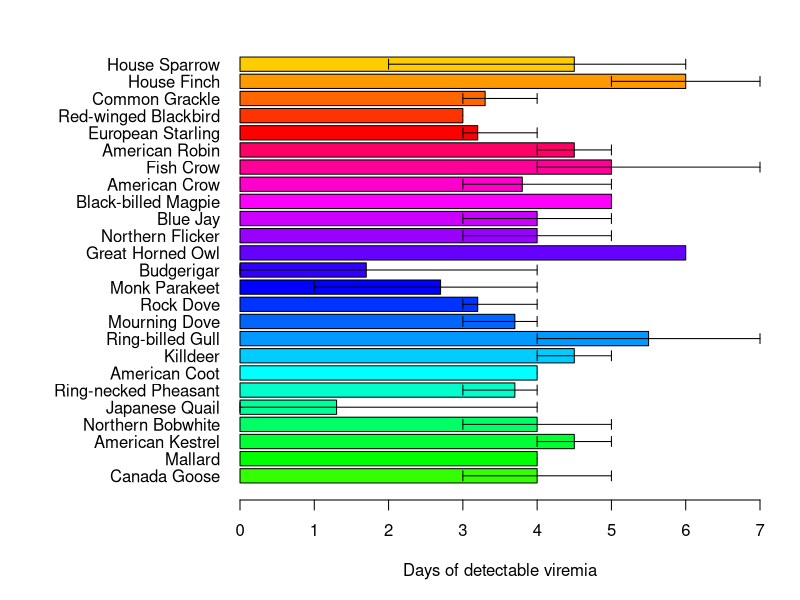
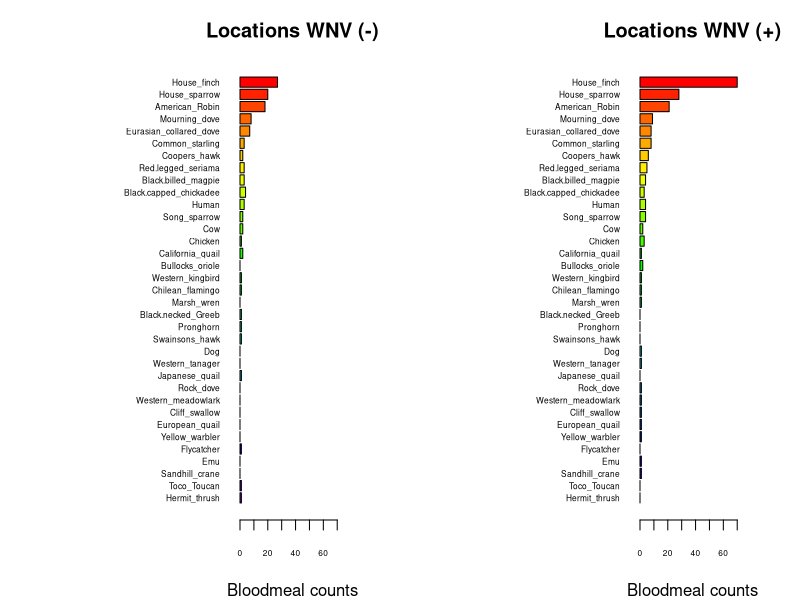

Recreate these plots in R, in order.
## ---- chunk 1
knitr::opts_chunk$set(echo = TRUE)
## ---- chunk 2
# Manually transcribe duration (mean, lo, hi) from the last table column
duration <- data.frame(
  Bird = c("Canada Goose","Mallard", 
           "American Kestrel","Northern Bobwhite",
           "Japanese Quail","Ring-necked Pheasant",
           "American Coot","Killdeer",
           "Ring-billed Gull","Mourning Dove",
           "Rock Dove","Monk Parakeet",
           "Budgerigar","Great Horned Owl",
           "Northern Flicker","Blue Jay",
           "Black-billed Magpie","American Crow",
           "Fish Crow","American Robin",
           "European Starling","Red-winged Blackbird",
           "Common Grackle","House Finch","House Sparrow"),
  mean = c(4.0,4.0,4.5,4.0,1.3,3.7,4.0,4.5,5.5,3.7,3.2,2.7,1.7,6.0,4.0,
           4.0,5.0,3.8,5.0,4.5,3.2,3.0,3.3,6.0,4.5),
  lo   = c(3,4,4,3,0,3,4,4,4,3,3,1,0,6,3,
           3,5,3,4,4,3,3,3,5,2),
  hi   = c(5,4,5,5,4,4,4,5,7,4,4,4,4,6,5,
           5,5,5,7,5,4,3,4,7,6)
)

# Choose some colors
cols <- c(rainbow(30)[c(10:29,1:5)])  # rainbow colors

# horizontal barplot
par(mar=c(5,12,2,2))  # wider left margin for names
bp <- barplot(duration$mean, horiz=TRUE, names.arg=duration$Bird,
              las=1, col=cols, xlab="Days of detectable viremia", xlim=c(0,7))

# add error bars
arrows(duration$lo, bp, duration$hi, bp,
       angle=90, code=3, length=0.05, col="black", xpd=TRUE)
## ---- chunk 3
## import counts_matrix: data.frame with column 'loc_positives' (0/1) and host columns 'host_*'
counts_matrix <- read.csv("./bloodmeal_plusWNV_for_BIOL3070.csv")

## 1) Identify host columns
host_cols <- grep("^host_", names(counts_matrix), value = TRUE)

if (length(host_cols) == 0) {
  stop("No columns matching '^host_' were found in counts_matrix.")
}

## 2) Ensure loc_positives is present and has both levels 0 and 1 where possible
counts_matrix$loc_positives <- factor(counts_matrix$loc_positives, levels = c(0, 1))

## 3) Aggregate host counts by loc_positives
agg <- stats::aggregate(
  counts_matrix[, host_cols, drop = FALSE],
  by = list(loc_positives = counts_matrix$loc_positives),
  FUN = function(x) sum(as.numeric(x), na.rm = TRUE)
)

## make sure both rows exist; if one is missing, add a zero row
need_levels <- setdiff(levels(counts_matrix$loc_positives), as.character(agg$loc_positives))
if (length(need_levels)) {
  zero_row <- as.list(rep(0, length(host_cols)))
  names(zero_row) <- host_cols
  for (lv in need_levels) {
    agg <- rbind(agg, c(lv, zero_row))
  }
  ## restore proper type
  agg$loc_positives <- factor(agg$loc_positives, levels = c("0","1"))
  ## coerce numeric host cols (they may have become character after rbind)
  for (hc in host_cols) agg[[hc]] <- as.numeric(agg[[hc]])
  agg <- agg[order(agg$loc_positives), , drop = FALSE]
}

## 4) Decide species order (overall abundance, descending)
overall <- colSums(agg[, host_cols, drop = FALSE], na.rm = TRUE)
host_order <- names(sort(overall, decreasing = TRUE))
species_labels <- rev(sub("^host_", "", host_order))  # nicer labels

## 5) Build count vectors for each panel in the SAME order
counts0 <- rev(as.numeric(agg[agg$loc_positives == 0, host_order, drop = TRUE]))
counts1 <- rev(as.numeric(agg[agg$loc_positives == 1, host_order, drop = TRUE]))

## 6) Colors: reuse your existing 'cols' if it exists and is long enough; otherwise generate
if (exists("cols") && length(cols) >= length(host_order)) {
  species_colors <- setNames(cols[seq_along(host_order)], species_labels)
} else {
  species_colors <- setNames(rainbow(length(host_order) + 10)[seq_along(host_order)], species_labels)
}

## 7) Shared x-limit for comparability
xmax <- max(c(counts0, counts1), na.rm = TRUE)
xmax <- if (is.finite(xmax)) xmax else 1
xlim_use <- c(0, xmax * 1.08)

## 8) Plot: two horizontal barplots with identical order and colors
op <- par(mfrow = c(1, 2),
          mar = c(4, 12, 3,2.75),# big left margin for species names
          xaxs = "i")           # a bit tighter axis padding

## Panel A: No WNV detected (loc_positives = 0)
barplot(height = counts0,
        names.arg = species_labels, 
        cex.names = .5,
        cex.axis = .5,
        col = rev(unname(species_colors[species_labels])),
        horiz = TRUE,
        las = 1,
        xlab = "Bloodmeal counts",
        main = "Locations WNV (-)",
        xlim = xlim_use)

## Panel B: WNV detected (loc_positives = 1)
barplot(height = counts1,
        names.arg = species_labels, 
        cex.names = .5,
        cex.axis = .5,
        col = rev(unname(species_colors[species_labels])),
        horiz = TRUE,
        las = 1,
        xlab = "Bloodmeal counts",
        main = "Locations WNV (+)",
        xlim = xlim_use)

par(op)

## Keep the colors mapping for reuse elsewhere
host_species_colors <- species_colors
## ---- chunk 4
# second-analysis-or-plot, glm with house finch alone against binary +/_
glm1 <- glm(loc_positives ~ host_House_finch,
            data = counts_matrix,
            family = binomial)
summary(glm1)

#glm with house-finch alone against positivity rate
glm2 <- glm(loc_rate ~ host_House_finch,
            data = counts_matrix)
summary(glm2)
